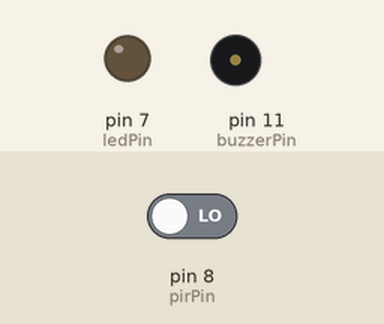
A sketch run on a simulated Arduino Uno, built with avr-gcc and run on an emulated ATmega328P. Shown: output pins drawn as LEDs (lit = HIGH), buzzer (waves = sounding). The inputs (shaded band) are chosen by the test bench; at power-on: pin 8 (pirPin) LOW.

Above: at 1.2 s.
1.3 s: pin 8 (pirPin) driven HIGH
At 1.48 s:
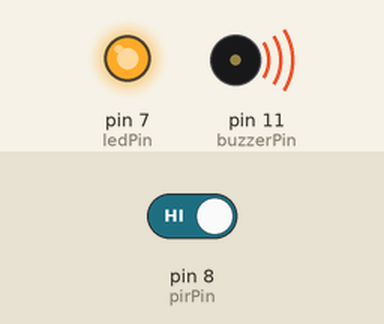
At 2.2 s:
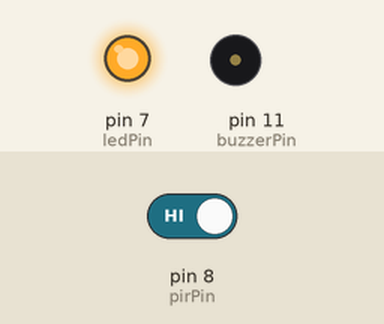
3.0 s: pin 8 (pirPin) driven LOW
At 3.8 s:
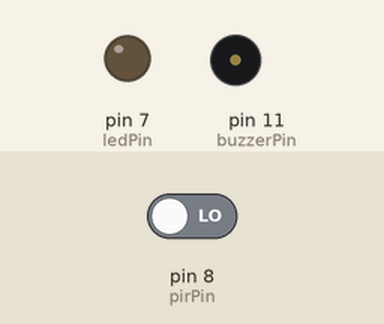
Timing chart, 0 to 6.0 s (numbered marks = the images above; inputs shaded):
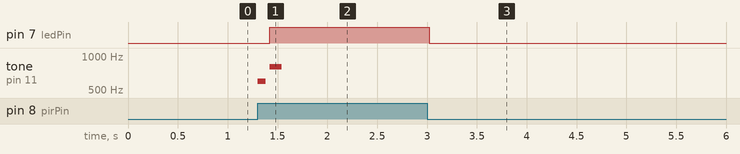

Measured:
- after the input at 1.3 s, pin 7 (ledPin): LOW → HIGH after 0.12 s; tone on pin 11 (buzzerPin): silent → 600 Hz at once, → silent 0.08 s later, → 800 Hz 0.04 s later, → silent 0.12 s later
- after the input at 3.0 s, pin 7 (ledPin): HIGH → LOW at once

The sketch:

firstvoicePIR.ino
```cpp
const int pirPin = 8;      // PIR signal wire
const int buzzerPin = 11;  // passive buzzer signal wire
const int ledPin = 7;      // check LED

// The pitch of the high "hello" note in hertz
const int helloPitch = 800;

// Remembers whether the PIR saw motion on the previous pass through loop()
bool wasMoving = false;

void setup() {
  pinMode(pirPin, INPUT);
  pinMode(ledPin, OUTPUT);
}

void loop() {
  // true while the PIR output is HIGH, false when it's LOW
  bool moving = (digitalRead(pirPin) == HIGH);

  // Chirps only at the moment motion STARTS (moving now, but wasn't before)
  if (moving && !wasMoving) {
    tone(buzzerPin, 600, 80);         // low blip
    delay(120);
    tone(buzzerPin, helloPitch, 120); // high note
  }

  if (moving) {
    digitalWrite(ledPin, HIGH);
  } else {
    digitalWrite(ledPin, LOW);
  }

  wasMoving = moving;  // saves this pass's answer for the next pass
  delay(50);
}
```
